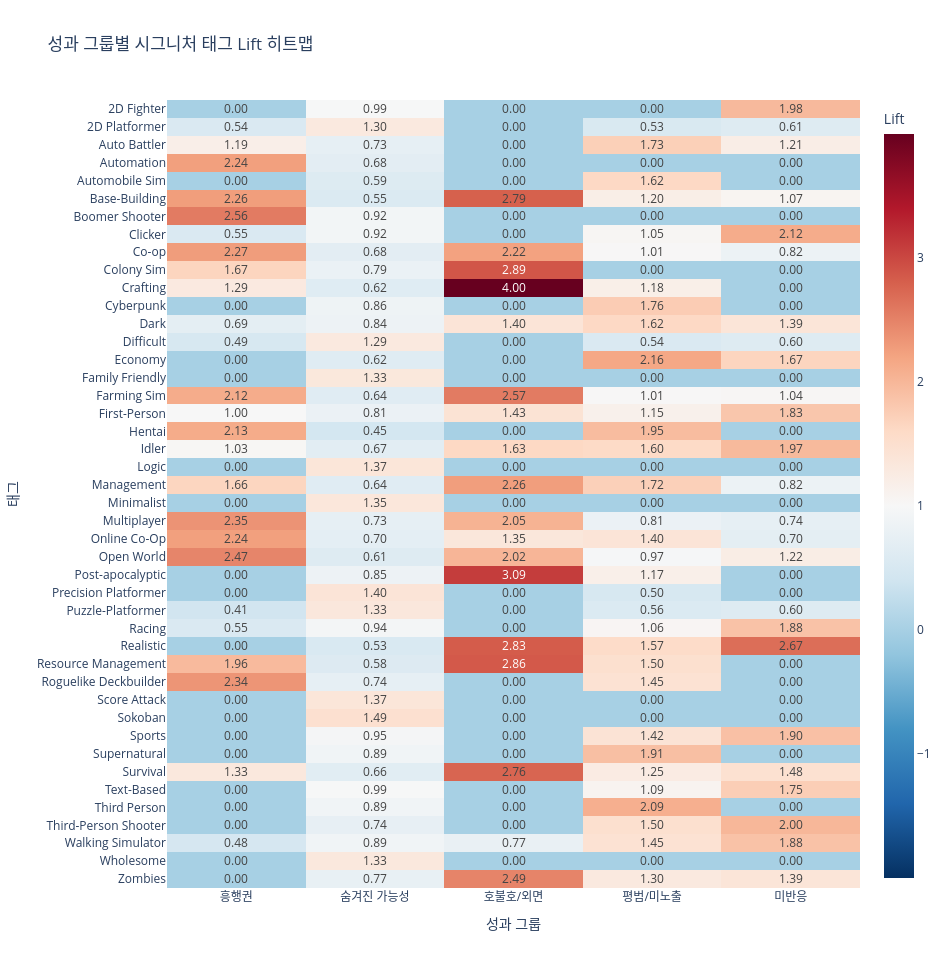

Notebook source saved alongside this figure:
### Code cell
heatmap_tags = signature_tags["tag"].drop_duplicates().tolist()
lift_heatmap_data = lift_df[lift_df["tag"].isin(heatmap_tags)].copy()

lift_pivot = (
    lift_heatmap_data.pivot_table(
        index="tag",
        columns="performance_group",
        values="lift",
        aggfunc="max",
        observed=True,
    )
    .reindex(columns=GROUP_ORDER)
    .fillna(0)
)

fig = px.imshow(
    lift_pivot,
    text_auto=".2f",
    aspect="auto",
    color_continuous_scale="RdBu_r",
    color_continuous_midpoint=1,
    title="성과 그룹별 시그니처 태그 Lift 히트맵",
    labels={"x": "성과 그룹", "y": "태그", "color": "Lift"},
)
fig.update_layout(template="plotly_white", width=950, height=max(520, 22 * len(lift_pivot)))
fig.show()

### Figure 1 — Plotly figure (JSON) as saved in the notebook; plotly's stock layout.template omitted (floating-point values rounded to 4 significant figures; data arrays with more than 128 entries replaced by an {"elided": "..."} marker saying what was removed)
{"data": [{"coloraxis": "coloraxis", "hovertemplate": "성과 그룹: %{x}<br>태그: %{y}<br>Lift: %{z}<extra></extra>", "name": "0", "texttemplate": "%{z:.2f}", "type": "heatmap", "x": ["흥행권", "숨겨진 가능성", "호불호/외면", "평범/미노출", "미반응"], "xaxis": "x", "y": ["2D Fighter", "2D Platformer", "Auto Battler", "Automation", "Automobile Sim", "Base-Building", "Boomer Shooter", "Clicker", "Co-op", "Colony Sim", "Crafting", "Cyberpunk", "Dark", "Difficult", "Economy", "Family Friendly", "Farming Sim", "First-Person", "Hentai", "Idler", "Logic", "Management", "Minimalist", "Multiplayer", "Online Co-Op", "Open World", "Post-apocalyptic", "Precision Platformer", "Puzzle-Platformer", "Racing", "Realistic", "Resource Management", "Roguelike Deckbuilder", "Score Attack", "Sokoban", "Sports", "Supernatural", "Survival", "Text-Based", "Third Person", "Third-Person Shooter", "Walking Simulator", "Wholesome", "Zombies"], "yaxis": "y", "z": {"elided": "44x5 float values"}}], "layout": {"coloraxis": {"cmid": 1, "colorbar": {"title": {"text": "Lift"}}, "colorscale": [[0, "rgb(5,48,97)"], [0.1, "rgb(33,102,172)"], [0.2, "rgb(67,147,195)"], [0.3, "rgb(146,197,222)"], [0.4, "rgb(209,229,240)"], [0.5, "rgb(247,247,247)"], [0.6, "rgb(253,219,199)"], [0.7, "rgb(244,165,130)"], [0.8, "rgb(214,96,77)"], [0.9, "rgb(178,24,43)"], [1, "rgb(103,0,31)"]]}, "height": 968, "title": {"text": "성과 그룹별 시그니처 태그 Lift 히트맵"}, "width": 950, "xaxis": {"anchor": "y", "domain": [0, 1], "title": {"text": "성과 그룹"}}, "yaxis": {"anchor": "x", "autorange": "reversed", "domain": [0, 1], "title": {"text": "태그"}}}}
